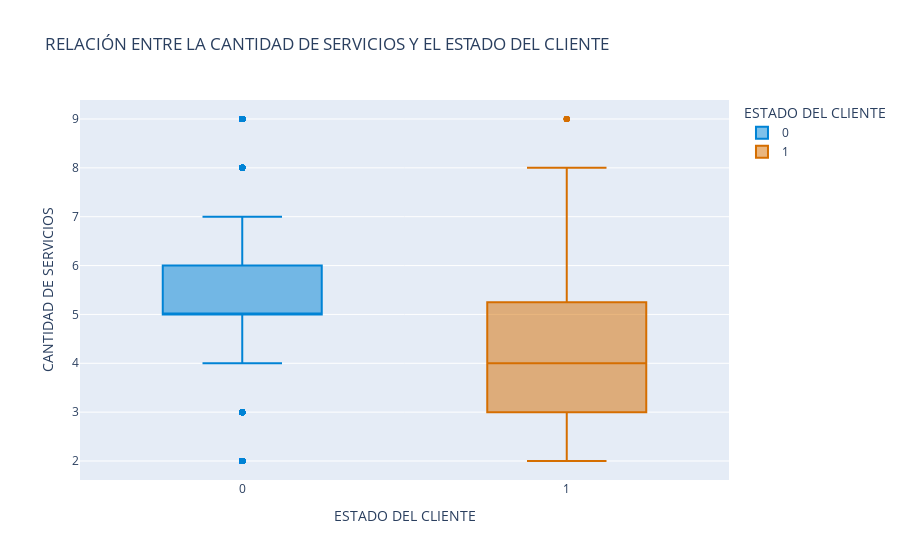

This figure's notebook cell:
### Markdown cell above
#  Gráfico de la relación entre la cantidad de servicios y el estado del cliente

### Code cell
columnas_servicios = [
    'phone.PhoneService', 'phone.MultipleLines', 'internet.InternetService', 'internet.OnlineSecurity',
    'internet.OnlineBackup', 'internet.DeviceProtection','internet.TechSupport',
    'internet.StreamingTV', 'internet.StreamingMovies'
]

servicios_binarios = df_tel[columnas_servicios].apply(lambda col: ((col == 'Yes') | (col == 'DSL') | (col == 'Fiber optic') | (col == 1))).astype(int)

df_tel['cantidad_servicios'] = servicios_binarios.sum(axis=1)

fig = px.box(
    df_tel,
    x="Churn",
    y="cantidad_servicios",
    color="Churn",
    color_discrete_map={0: '#0083d5', 1: '#d56e00'},
    title="RELACIÓN ENTRE LA CANTIDAD DE SERVICIOS Y EL ESTADO DEL CLIENTE",
    labels={'Churn': 'ESTADO DEL CLIENTE', 'cantidad_servicios': 'CANTIDAD DE SERVICIOS'}
)
fig.show()

### Figure 1 — Plotly figure (JSON) as saved in the notebook; plotly's stock layout.template omitted (floating-point values rounded to 4 significant figures; data arrays with more than 128 entries replaced by an {"elided": "..."} marker saying what was removed)
{"data": [{"alignmentgroup": "True", "hovertemplate": "ESTADO DEL CLIENTE=%{x}<br>CANTIDAD DE SERVICIOS=%{y}<extra></extra>", "legendgroup": "0", "marker": {"color": "#0083d5"}, "name": "0", "notched": false, "offsetgroup": "0", "orientation": "v", "showlegend": true, "type": "box", "x": {"elided": "5174 int values"}, "x0": " ", "xaxis": "x", "y": {"elided": "5174 int values"}, "y0": " ", "yaxis": "y"}, {"alignmentgroup": "True", "hovertemplate": "ESTADO DEL CLIENTE=%{x}<br>CANTIDAD DE SERVICIOS=%{y}<extra></extra>", "legendgroup": "1", "marker": {"color": "#d56e00"}, "name": "1", "notched": false, "offsetgroup": "1", "orientation": "v", "showlegend": true, "type": "box", "x": {"elided": "1869 int values"}, "x0": " ", "xaxis": "x", "y": {"elided": "1869 int values"}, "y0": " ", "yaxis": "y"}], "layout": {"boxmode": "overlay", "legend": {"title": {"text": "ESTADO DEL CLIENTE"}, "tracegroupgap": 0}, "title": {"text": "RELACIÓN ENTRE LA CANTIDAD DE SERVICIOS Y EL ESTADO DEL CLIENTE"}, "xaxis": {"anchor": "y", "categoryarray": [0, 1], "categoryorder": "array", "domain": [0, 1], "title": {"text": "ESTADO DEL CLIENTE"}}, "yaxis": {"anchor": "x", "domain": [0, 1], "title": {"text": "CANTIDAD DE SERVICIOS"}}}}
